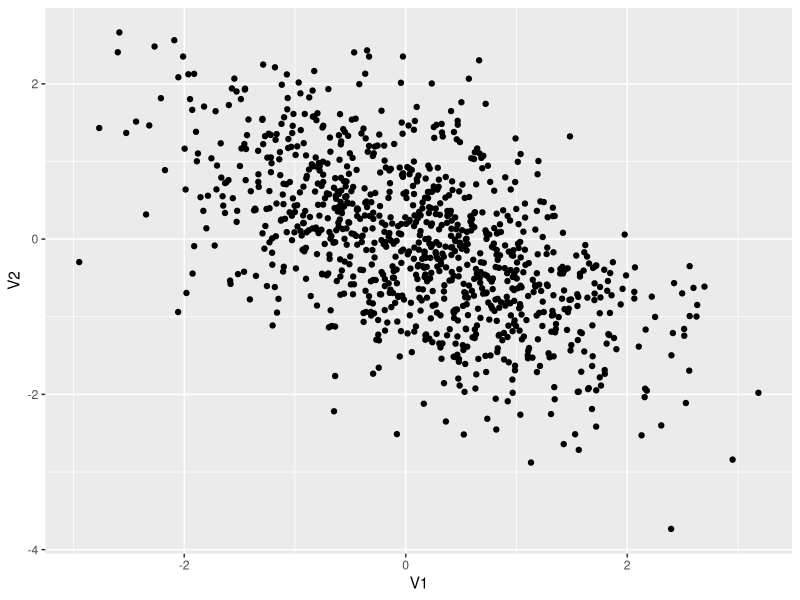

Reproduce this figure in R.
## ---- chunk 1
library("lme4")
library("tidyverse")
requireNamespace("MASS") ## make sure it's there but don't load it

set.seed(1451)
## ---- chunk 2
nsubj <- 100 # number of subjects
nitem <- 50  # must be an even number

mu <- 800 # grand mean
eff <- 80 # 80 ms difference

iri_sd <- 80 # by-item random intercept sd (omega_00)

## for the by-subjects variance-covariance matrix
sri_sd <- 100 # by-subject random intercept sd
srs_sd <- 40 # by-subject random slope sd
rcor <- .2 # correlation between intercept and slope

err_sd <- 200 # residual (standard deviation)
## ---- chunk 3
items <- tibble(item_id = 1:nitem,
                cond = rep(c(-.5, .5), times = nitem / 2),
                iri = rnorm(nitem, 0, sd = iri_sd))
## ---- chunk 4
items
## ---- chunk 5
## mx is the variance-covariance matrix
mx <- rbind(c(1, -.6),
            c(-.6, 1))

biv_data <- MASS::mvrnorm(1000,
                          mu = c(V1 = 0, V2 = 0),
                          Sigma = mx)

## look at biv_data
ggplot(as_tibble(biv_data), aes(V1, V2)) +
  geom_point()
## ---- chunk 6
mx <- rbind(c(sri_sd^2,               rcor * sri_sd * srs_sd),
            c(rcor * sri_sd * srs_sd, srs_sd^2)) # look at it

by_subj_rfx <- MASS::mvrnorm(nsubj,
                             mu = c(sri = 0, srs = 0),
                             Sigma = mx)

subjects <- as_tibble(by_subj_rfx) |>
  mutate(subj_id = row_number()) |>
  select(subj_id, everything())
## ---- chunk 7
subjects |> print(n = +Inf)
## ---- chunk 8
trials <- cross_join(subjects |> select(subj_id),
                     items |> select(item_id)) |>
  mutate(err = rnorm(n = nsubj * nitem,
                     mean = 0, sd = err_sd))  
## ---- chunk 9
trials
## ---- chunk 10
dat_sim <- subjects |>
  inner_join(trials, "subj_id") |>
  inner_join(items, "item_id") |>
  arrange(subj_id, item_id) |>
  select(subj_id, item_id, sri, iri, srs, cond, err)
## ---- chunk 11
dat_sim
## ---- chunk 12
dat_sim2 <- dat_sim |>
  mutate(Y = mu + sri + iri + (eff + srs) * cond + err) |>
  select(subj_id, item_id, Y, everything())
## ---- chunk 13
dat_sim2
## ---- chunk 14
mod_sim <- lmer(Y ~ cond + (1 + cond | subj_id) + (1 | item_id),
                dat_sim2, REML = FALSE)

summary(mod_sim, corr = FALSE)
## ---- chunk 15
srfx <- attr(VarCorr(mod_sim)$subj_id, "stddev")
irfx <- attr(VarCorr(mod_sim)$item_id, "stddev")
rc <- attr(VarCorr(mod_sim)$subj_id, "correlation")[1, 2]

res <- attr(VarCorr(mod_sim), "sc")

ffx <- fixef(mod_sim)
## ---- chunk 16
tribble(~parameter, ~variable, ~input, ~estimate,
        "$\\hat{\\beta}_0$", "`mu`", mu, round(ffx[1], 3),
        "$\\hat{\\beta}_1$", "`eff`", eff, round(ffx[2], 3)) |>
  knitr::kable(escape = FALSE)
## ---- chunk 17
tribble(~parameter, ~variable, ~input, ~estimate,
        "$\\hat{\\tau}_{00}$", "`sri_sd`", sri_sd, round(srfx[1], 3),
        "$\\hat{\\tau}_{11}$", "`srs_sd`", srs_sd, round(srfx[2], 3),
        "$\\hat{\\rho}$", "`rcor`", rcor, round(rc, 3),
        "$\\hat{\\omega}_{00}$", "`iri_sd`", iri_sd, round(irfx[1], 3),
        "$\\hat{\\sigma}$", "`err_sd`", err_sd, round(res, 3)) |>
  knitr::kable()
## ---- chunk 18
generate_data <- function(eff, nsubj, nitem,
                          mu, iri_sd, sri_sd,
                          srs_sd, rcor, err_sd) {

  ## 1. generate sample of stimuli
  items <- tibble(item_id = 1:nitem,
                  cond = rep(c(-.5, .5), times = nitem / 2),
                  iri = rnorm(nitem, 0, sd = iri_sd))
  
  ## 2. generate sample of subjects
  mx <- rbind(c(sri_sd^2,               rcor * sri_sd * srs_sd),
              c(rcor * sri_sd * srs_sd, srs_sd^2)) # look at it

  by_subj_rfx <- MASS::mvrnorm(nsubj,
                               mu = c(sri = 0, srs = 0),
                               Sigma = mx)

  subjects <- as_tibble(by_subj_rfx) |>
    mutate(subj_id = row_number()) |>
    select(subj_id, everything())
  
  ## 3. generate trials, adding in error
  trials <- cross_join(subjects |> select(subj_id),
                       items |> select(item_id)) |>
    mutate(err = rnorm(n = nsubj * nitem,
                       mean = 0, sd = err_sd))
  
  ## 4. join the three tables together, AND
  ## 5. create the response variable
  subjects |>
    inner_join(trials, "subj_id") |>
    inner_join(items, "item_id") |>
    mutate(Y = mu + sri + iri + (eff + srs) * cond + err) |>
    select(subj_id, item_id, cond, Y)
}
## ---- chunk 19
analyze_data <- function(dat) {
  suppressWarnings( # ignore non-convergence
    suppressMessages({ # ignore 'singular fit'
      lmer(Y ~ cond + (cond | subj_id) +
             (1 | item_id), data = dat)
    }))
}
## ---- chunk 20
check_converged <- function(mobj) {
  ## warning: this is kind of a hack!
  ## see also performance::check_convergence()
  sm <- summary(mobj)
  is.null(sm$optinfo$conv$lme4$messages)
}
## ---- chunk 21
extract_stats <- function(mobj) {
  tibble(sing = isSingular(mobj),
         conv = check_converged(mobj),
         estimate = fixef(mobj)[1],
         stderr = sqrt(diag(vcov(mobj)))[1],
         tval = estimate / stderr,
         pval = 2 * (1 - pnorm(abs(tval))))
}
## ---- chunk 22
extract_stats <- function(mobj) {
  tibble(sing = isSingular(mobj),
         conv = check_converged(mobj),
         estimate = fixef(mobj)["cond"],
         stderr = sqrt(diag(vcov(mobj)))["cond"],
         tval = estimate / stderr,
         pval = 2 * (1 - pnorm(abs(tval))))
}
## ---- chunk 23
full_results <- function(x, alpha = .05) {
  ## after completing all the Monte Carlo runs for a set,
  ## calculate statistics
  x |>
    select(run_id, stats) |>
    unnest(stats) |>
    summarize(n_sing = sum(sing),
              n_unconv = sum(!conv),
              n_sig = sum(pval < alpha),
              N = n())
}
## ---- chunk 24
do_once <- function(eff, nsubj, nitem, nmc,
                   mu, iri_sd, sri_sd,
                   srs_sd, rcor, err_sd) {
  ## generate, analyze, and extract for a single parameter setting
  message("computing stats over ", nmc,
          " runs for nsubj=", nsubj, "; ",
          "nitem=", nitem, "; ",
          "eff=", eff)
  dat_full <- tibble(run_id = seq_len(nmc)) |>
    mutate(dat = map(run_id, \(.x) generate_data(eff, nsubj, nitem,
                                                 mu, iri_sd, sri_sd,
                                                 srs_sd, rcor, err_sd)),
           mobj = map(dat, \(.x) analyze_data(.x)),
           stats = map(mobj, \(.x) extract_stats(.x)))
  
  bind_cols(tibble(fdat = list(dat_full)),
            full_results(dat_full))
}
